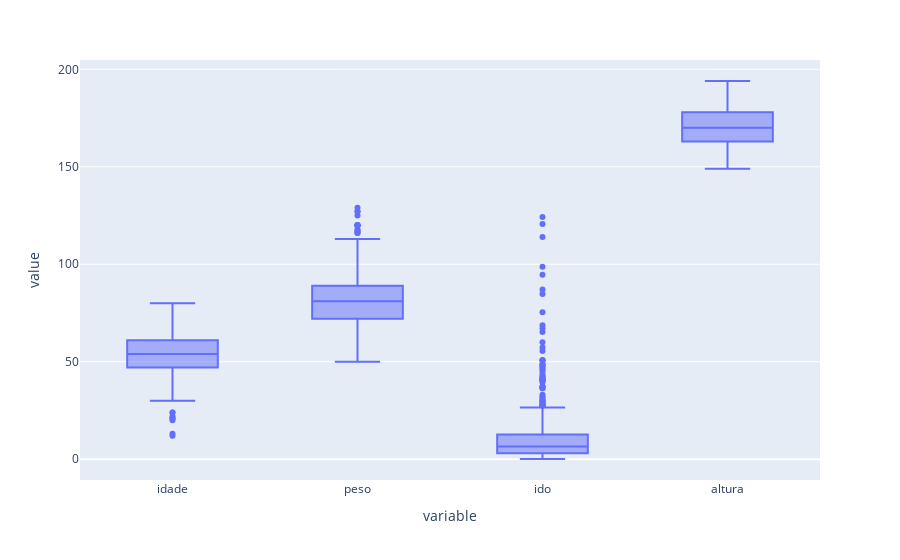

The notebook cell this image was saved under:
### Markdown cell above
#### **3.10. Visualização da distribução de 'peso' e 'ido'**

### Code cell
pd.options.plotting.backend = "plotly"
dataset[["idade", "peso", "ido", "altura"]].plot(kind='box')#, x='peso', y='ido')

### Figure 1 — Plotly figure (JSON) as saved in the notebook; plotly's stock layout.template omitted (floating-point values rounded to 4 significant figures; data arrays with more than 128 entries replaced by an {"elided": "..."} marker saying what was removed)
{"data": [{"alignmentgroup": "True", "hovertemplate": "variable=%{x}<br>value=%{y}<extra></extra>", "legendgroup": "", "marker": {"color": "#636efa"}, "name": "", "notched": false, "offsetgroup": "", "orientation": "v", "showlegend": false, "type": "box", "x": {"elided": "2280 str values"}, "x0": " ", "xaxis": "x", "y": {"elided": "2280 float values"}, "y0": " ", "yaxis": "y"}], "layout": {"boxmode": "group", "legend": {"tracegroupgap": 0}, "margin": {"t": 60}, "xaxis": {"anchor": "y", "domain": [0, 1], "title": {"text": "variable"}}, "yaxis": {"anchor": "x", "domain": [0, 1], "title": {"text": "value"}}}}
